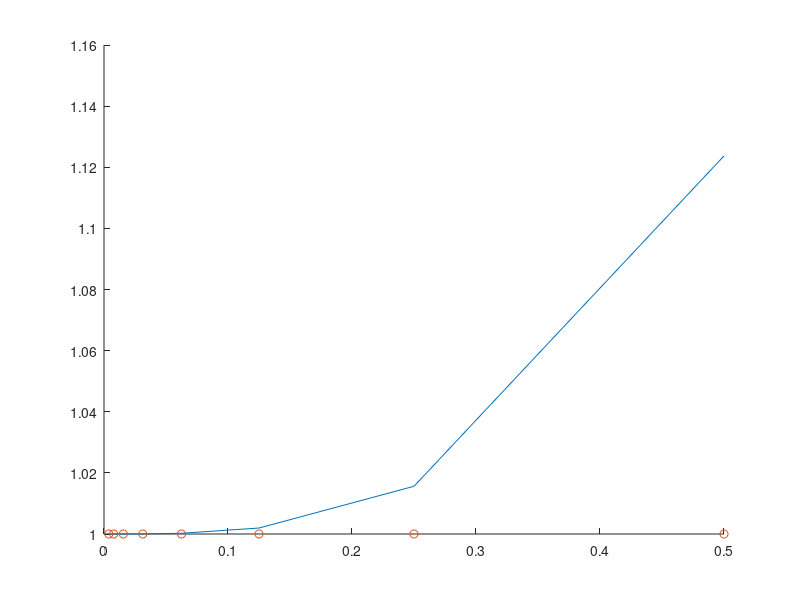

Reproduce this figure in MATLAB.
function dichotomy
x0=0.;
x1=2.;
xres=(x0+x1)/2;
eps=0.01;

dots=[];
delta = x1-x0;
k=1;
while delta > eps
    y0=x0+(x1-x0)/4;
    y1=x1-(x1-x0)/4;
    if f(y0)<f(xres)
        x1=xres;
        xres=y0;
    elseif f(y1)<f(xres)
        x0=xres;
        xres=y1;
    else
        x0=y0;
        x1=y1;
    end
    dots(k)=xres;
    fun(k)=xres*sin(xres*xres)+1;
    k=k+1;
    delta=x1-x0;
end
disp(f(xres));
for i=1:k-1
  zero(i)=f(xres);
end
hold on;
plot(dots,fun);
plot(dots,zero,'o');
end

function y1=f(x)
y1=x*sin(x*x)+1;
end
